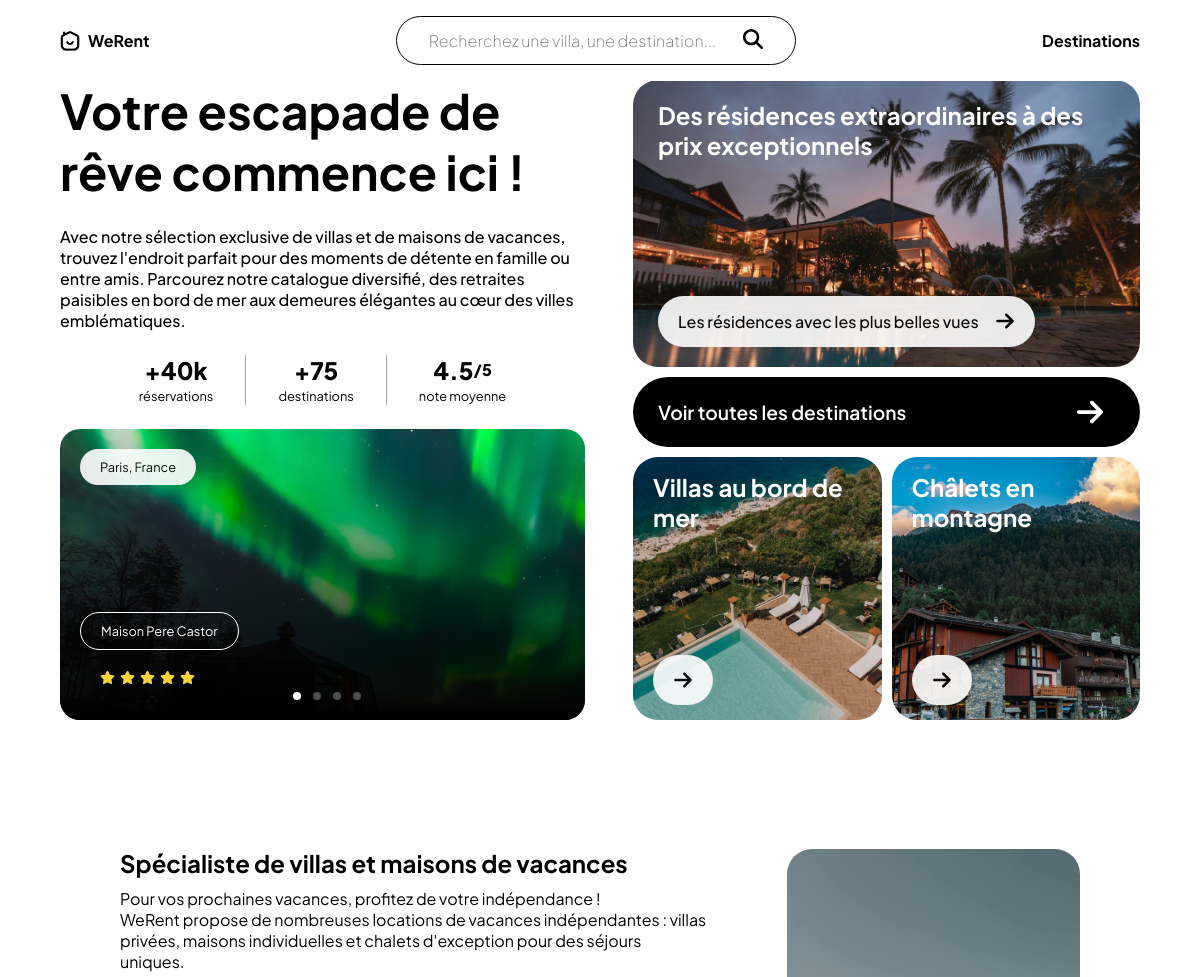
Before: / (upper part) with the older database file.
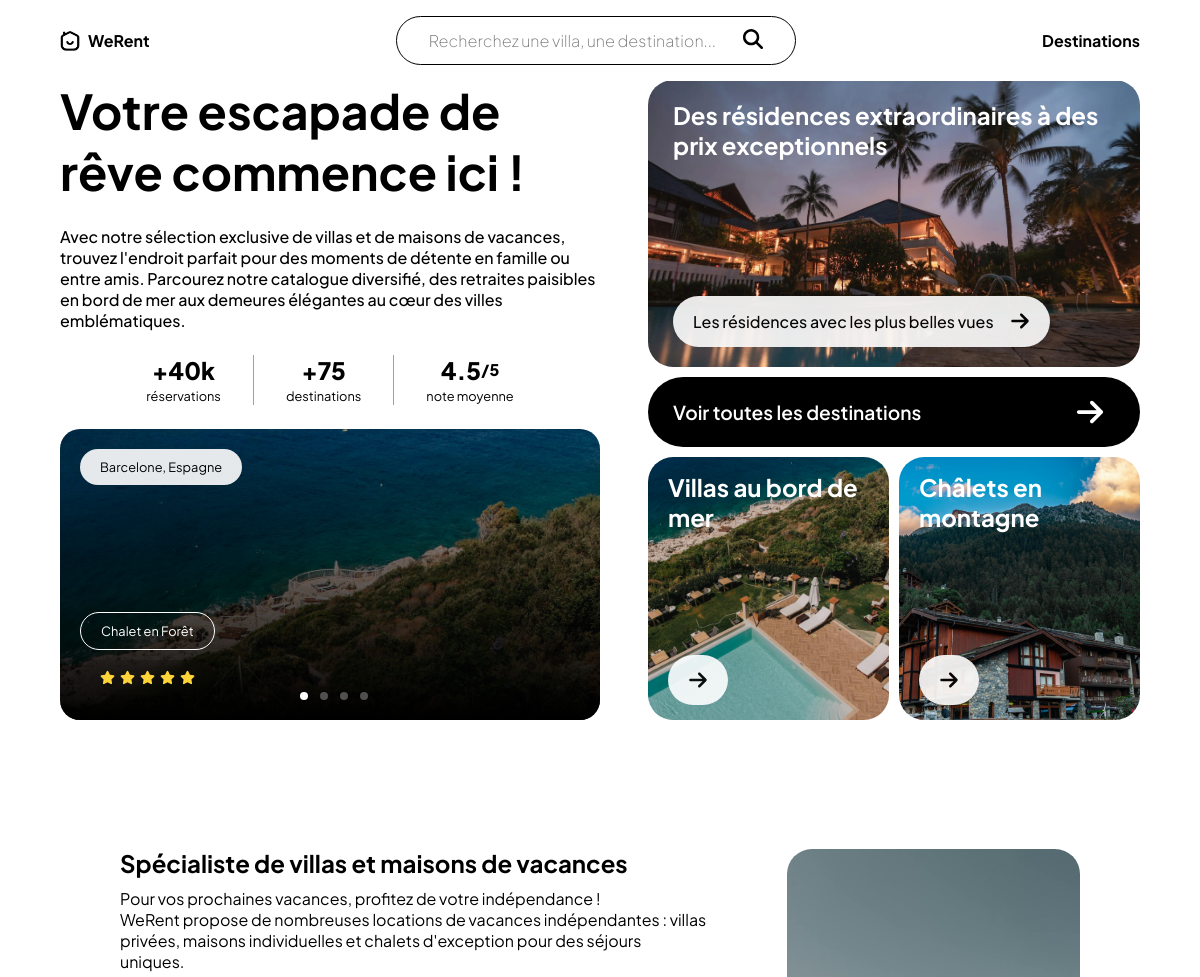
After: the same page with the newer database file.
### tables this page shows
CREATE TABLE IF NOT EXISTS `logements` (
  `logementID` int NOT NULL AUTO_INCREMENT,
  `nom_logement` varchar(255) NOT NULL,
  `type` varchar(50) NOT NULL,
  `description` text NOT NULL,
  `image` text NOT NULL,
  `prix_par_nuit` decimal(10,0) NOT NULL,
  `capacite` int NOT NULL,
  `wifi` tinyint(1) NOT NULL,
  `vue` tinyint(1) NOT NULL,
  `montagne` tinyint(1) NOT NULL,
  `lacs` tinyint(1) NOT NULL,
  `mer` tinyint(1) NOT NULL,
  `animaux` tinyint(1) NOT NULL,
  `baignoire` tinyint(1) NOT NULL,
  `cuisine` tinyint(1) NOT NULL,
  `coord` varchar(255) NOT NULL,
  `destinationextID` int NOT NULL,
  PRIMARY KEY (`logementID`)
);

CREATE TABLE IF NOT EXISTS `destinations` (
  `destinationID` int NOT NULL AUTO_INCREMENT,
  `nom_destination` varchar(255) NOT NULL,
  `pays` varchar(255) NOT NULL,
  `continent` enum('Amérique du Sud','Amérique du Nord','Europe','Asie','Afrique','Océanie') NOT NULL,
  PRIMARY KEY (`destinationID`)
);

### index.php (the view, shortened to what the changed rows need)
<?php
include ('includes/connexion.php');
$sql = "SELECT * FROM logements INNER JOIN destinations ON logements.destinationextID = destinations.destinationID ORDER BY logements.logementID DESC LIMIT 4";
$result = $db->query($sql);
$last = $result->fetchall(PDO::FETCH_ASSOC);
?>
<!DOCTYPE html>
<html lang="fr">
<head>
    <link rel="stylesheet" href="css/style.css">
</head>
<body>
    <header id="homeheader" class="homeheader">
        <div class="leftheader">
            <h1>Votre escapade de rêve commence ici !</h1>
            <div id="slider-wrapper-review">
                <div class="overflow-wrapper">
                    <?php
                    $index = 0;
                    foreach ($last as $row) {
                        $images = explode('+', $row['image']);
                        $image_url = $images[0];
                        $index++;
                        ?>
                        <a href="location.php?id=<?php echo $row['logementID']; ?>" class="slide" id="slide<?php echo $index; ?>-review" style="background: linear-gradient(to bottom, transparent, #000000), url('img/<?php echo $image_url; ?>');">
                            <div class="city">
                                <h6>
                                    <?php echo "{$row['nom_destination']}, {$row['pays']}"; ?>
                                </h6>
                            </div>
                            <div class="word">
                                <h6>
                                    <?php echo $row['nom_logement']; ?>
                                </h6>
                            </div>
                            <div class="review">
                                <img src="img/star.svg" alt="star">
                                <img src="img/star.svg" alt="star">
                                <img src="img/star.svg" alt="star">
                                <img src="img/star.svg" alt="star">
                                <img src="img/star.svg" alt="star">
                            </div>
                        </a>
                        <?php
                    }
                    ?>
                </div>
            </div>
        </div>
    </header>
</body>
</html>

Changed rows visible on the page:
no longer on this page (row edited): logements: image (picture), destinations.nom_destination "Paris", destinations.pays "France", nom_logement "Maison Pere Castor"
added logements: destinations.nom_destination "Barcelone", destinations.pays "Espagne", nom_logement "Chalet en Forêt"
